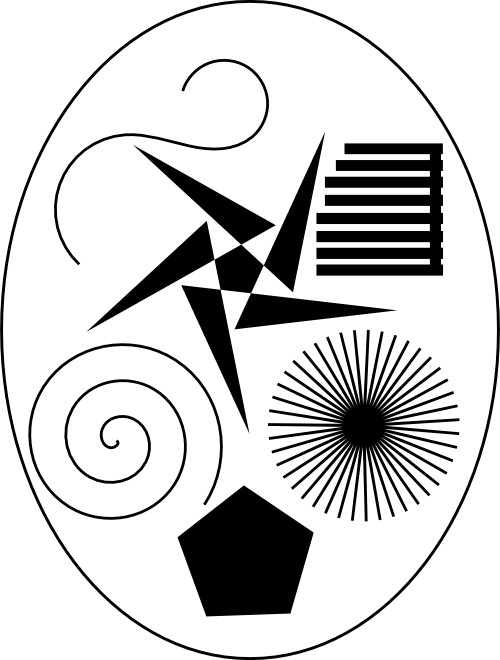
#> input picture assignment_1/Union-Find/example.png, 500 x 660 px
$ python cclabel.py example.png 5
#> lines starting #> are read from the running program, lines starting #| are printed output that depends on the picture; after the words box and inside, x2 and y2 are one past the last pixel; in counts of white or black regions, pixels touching at a corner belong together
import numpy as np
from PIL import Image
from union_find import UnionFind
import random
import time

CONNECTIVITY_4 = 4
CONNECTIVITY_8 = 8


def connected_component_labelling(bool_input_image, connectivity_type=CONNECTIVITY_8):
    """
            2 pass algorithm using disjoint-set data structure with Union-Find algorithms to maintain
            record of label equivalences.

            Input: binary image as 2D boolean array.
            Output: 2D integer array of labelled pixels.

            1st pass: label image and record label equivalence classes.
            2nd pass: replace labels with their root labels.

            (optional 3rd pass: Flatten labels so they are consecutive integers starting from 1.)

    """
    if connectivity_type != 4 and connectivity_type != 8:
        raise ValueError("Invalid connectivity type (choose 4 or 8)")

    image_width = len(bool_input_image[0])
    image_height = len(bool_input_image)

    # initialise efficient 2D int array with numpy
    # N.B. numpy matrix addressing syntax: array[y,x]
    labelled_image = np.zeros((image_height, image_width), dtype=np.int16)
    uf = UnionFind()  # initialise union find data structure
    current_label = 1  # initialise label counter

    # 1st Pass: label image and record label equivalences
    for y, row in enumerate(bool_input_image):
        for x, pixel in enumerate(row):

            if pixel == False:
                # Background pixel - leave output pixel value as 0
                pass
            else:
                # Foreground pixel - work out what its label should be

                # Get set of neighbour's labels
                labels = neighbouring_labels(
                    labelled_image, connectivity_type, x, y)

                if not labels:
                    # If no neighbouring foreground pixels, new label -> use current_label
                    labelled_image[y, x] = current_label
                    uf.MakeSet(current_label)  # record label in disjoint set
                    current_label = current_label + 1  # increment for next time

                else:
                    # Pixel is definitely part of a connected component: get smallest label of
                    # neighbours
                    smallest_label = min(labels)
                    labelled_image[y, x] = smallest_label

                    if len(labels) > 1:  # More than one type of label in component -> add
                        # equivalence class
                        for label in labels:
                            uf.Union(uf.GetNode(smallest_label),
                                     uf.GetNode(label))

    # 2nd Pass: replace labels with their root labels
    final_labels = {}
    new_label_number = 1

    for y, row in enumerate(labelled_image):
        for x, pixel_value in enumerate(row):

            if pixel_value > 0:  # Foreground pixel
                # Get element's set's representative value and use as the pixel's new label
                new_label = uf.Find(uf.GetNode(pixel_value)).value
                labelled_image[y, x] = new_label

                # Add label to list of labels used, for 3rd pass (flattening label list)
                if new_label not in final_labels:
                    final_labels[new_label] = new_label_number
                    new_label_number = new_label_number + 1

    # 3rd Pass: flatten label list so labels are consecutive integers starting from 1 (in order
    # of top to bottom, left to right)
    # Different implementation of disjoint-set may remove the need for 3rd pass?
    # for y, row in enumerate(labelled_image):
    #     for x, pixel_value in enumerate(row):

    #         if pixel_value > 0:  # Foreground pixel
    #             labelled_image[y, x] = final_labels[pixel_value]

    return labelled_image, new_label_number - 1


# Private functions ############################################################################
# [71 lines left out: functions neighbouring_labels, print_image, not called in this run]


def image_to_2d_bool_array(image):
    im2 = image.convert('L').point(lambda p: p > 127 and 255 or 0)
    arr = np.asarray(im2)
    arr = arr != 255

    return arr


# Run from Terminal ############################################################################
if __name__ == "__main__":
    import sys
    if len(sys.argv) > 1:  # At least 1 command line parameter
        start_time = time.time()
        image_path = str(sys.argv[1])

        if (len(sys.argv) > 2):  # At least 2
            connectivity_type = int(sys.argv[2])
        else:
            connectivity_type = CONNECTIVITY_8

        image = Image.open(image_path)
#> image is the input picture: PIL image 500x660 RGBA; mean R, G, B, A 201.8, 201.8, 201.8, 45.5
        bool_image = image_to_2d_bool_array(image)
#> in image_to_2d_bool_array, `im2 = image.convert('L').point(lambda p: p > 127 and 255 or 0)`:
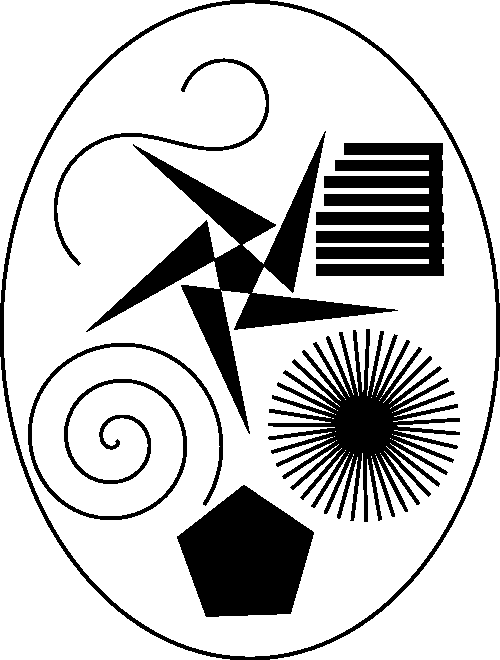
#> im2: PIL image 500x660 L; 79.1% white; 7 black regions, largest, box (x1, y1, x2, y2) and area: (86, 131, 398, 434) 16635, (268, 329, 460, 522) 14419, (177, 485, 314, 617) 12450
        result, label_number = connected_component_labelling(bool_image, connectivity_type)
#> (the run stopped early here; a loop or call above may not have finished)
